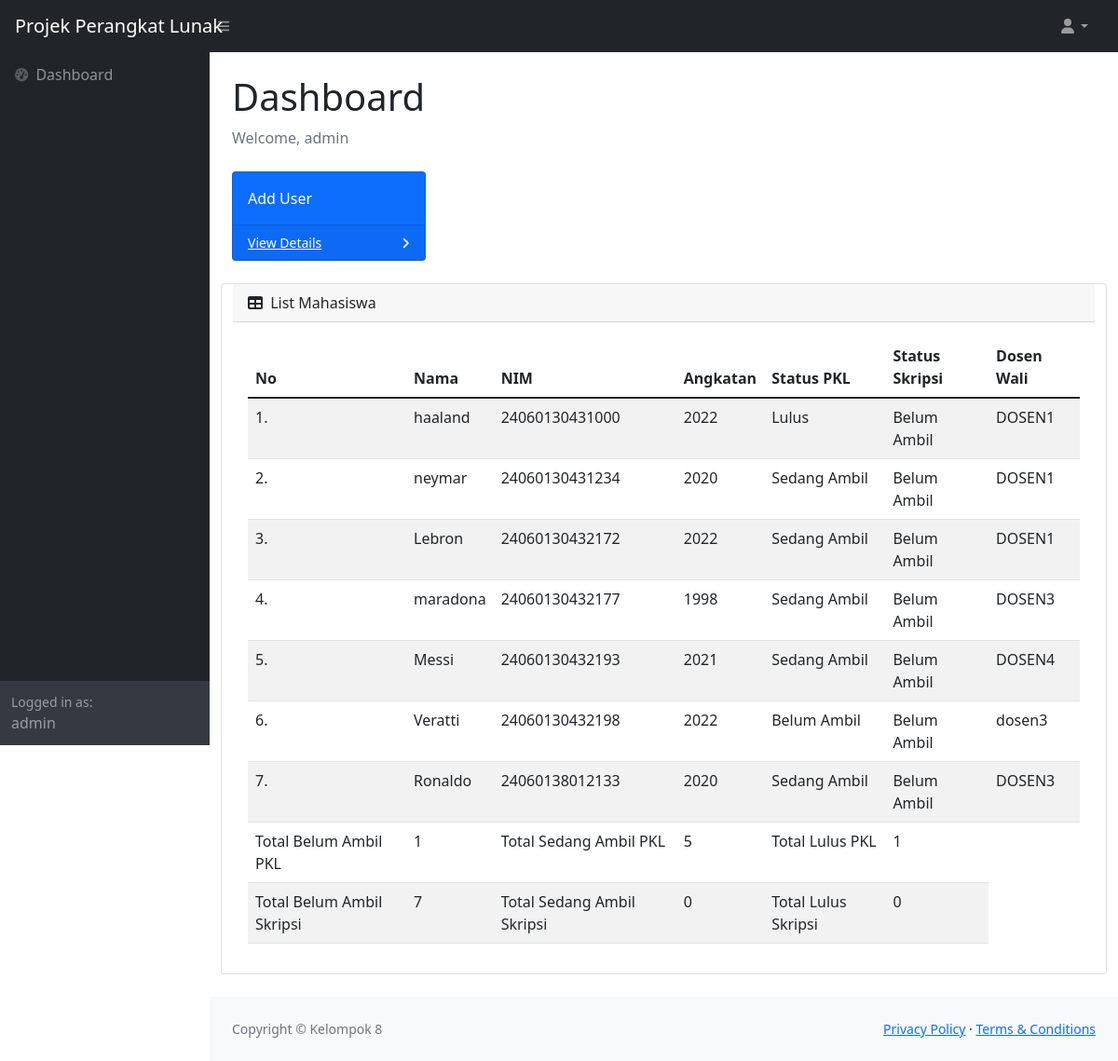
Screenshot of /admin/admin_home.php (signed in) with the database file from the repository.
### tables this page shows
CREATE TABLE `users` (
  `user_id` int(6) NOT NULL,
  `username` varchar(50) NOT NULL,
  `email` varchar(50) NOT NULL,
  `password` varchar(50) NOT NULL,
  `level` varchar(20) NOT NULL
);

CREATE TABLE `mahasiswa` (
  `nim` varchar(14) NOT NULL,
  `nama` char(100) NOT NULL,
  `alamat` varchar(100) DEFAULT NULL,
  `kota` char(50) DEFAULT NULL,
  `provinsi` char(50) DEFAULT NULL,
  `angkatan` int(4) DEFAULT NULL,
  `jalur_masuk` char(30) DEFAULT NULL,
  `email` varchar(30) DEFAULT NULL,
  `no_handphone` varchar(13) DEFAULT NULL,
  `status` char(20) DEFAULT NULL,
  `dosen_wali` char(50) DEFAULT NULL,
  `id_pkl_fk` varchar(6) DEFAULT NULL,
  `id_skripsi_fk` varchar(6) DEFAULT NULL,
  `semester` int(100) NOT NULL,
  `id_provinsi_fk` int(10) DEFAULT NULL,
  `id_kota_fk` int(10) DEFAULT NULL,
  `id_user_fk` int(6) DEFAULT NULL
);

CREATE TABLE `pkl` (
  `id_pkl` varchar(6) NOT NULL DEFAULT '0',
  `status_pkl` varchar(20) DEFAULT 'Belum Ambil',
  `nilai_pkl` varchar(100) DEFAULT '-',
  `nim_mahasiswa_fk` varchar(14) DEFAULT NULL
);

CREATE TABLE `skripsi` (
  `id_skripsi` varchar(6) NOT NULL DEFAULT '0',
  `status_skripsi` varchar(20) DEFAULT 'Belum Ambil',
  `tanggal_lulus` date DEFAULT NULL,
  `lama_studi` int(20) DEFAULT NULL,
  `nilai_skripsi` varchar(100) DEFAULT '-',
  `nim_mahasiswa_fk` varchar(14) DEFAULT NULL
);

### admin/admin_home.php (the view, shortened to what this page needs)
<!DOCTYPE html>
<html lang="en">
    <head>
        <link href="https://cdn.jsdelivr.net/npm/simple-datatables@latest/dist/style.css" rel="stylesheet" />
        <link href="../css/styles.css" rel="stylesheet" />
    </head>
    <?php
        require_once('../lib/db_login.php');
        $email=$_SESSION['email'];
        $query = "SELECT * FROM users WHERE email='$email'";
        $sql_ppl= mysqli_query($db, $query) or die (mysqli_error($db));
        $data = mysqli_fetch_array ($sql_ppl);
     ?>
    <body class="sb-nav-fixed">
        <nav class="sb-topnav navbar navbar-expand navbar-dark bg-dark">
            <a class="navbar-brand ps-3" href="index.html">Projek Perangkat Lunak</a>
            <button class="btn btn-link btn-sm order-1 order-lg-0 me-4 me-lg-0" id="sidebarToggle" href="#!"><i class="fas fa-bars"></i></button>
            <ul class="navbar-nav ms-auto ms-md-0 me-3 me-lg-4">
                <li class="nav-item dropdown">
                    <a class="nav-link dropdown-toggle" id="navbarDropdown" href="#" role="button" data-bs-toggle="dropdown" aria-expanded="false"><i class="fas fa-user fa-fw"></i></a>
                </li>
            </ul>
        </nav>
        <div id="layoutSidenav">
            <div id="layoutSidenav_nav">
                <nav class="sb-sidenav accordion sb-sidenav-dark" id="sidenavAccordion">
                    <div class="sb-sidenav-menu">
                        <div class="nav">
                            <a class="nav-link" href="dosen_home.php">
                                <div class="sb-nav-link-icon"><i class="fas fa-tachometer-alt"></i></div>
                                Dashboard
                            </a>
                        </div>
                    </div>
                    <div class="sb-sidenav-footer">
                        <div class="small">Logged in as:</div>
                        <?=$data['username']?>
                    </div>
                </nav>
            </div>
            <div id="layoutSidenav_content">
                <main>
                    <div class="container-fluid px-4">
                        <h1 class="mt-4">Dashboard</h1>
                        <ol class="breadcrumb mb-4">
                            <li class="breadcrumb-item active">Welcome, <?=$data['username']?></li>
                        </ol>
                        <div class="row">
                        <div class="row">
                            <div class="col-xl-3 col-md-6">
                                <div class="card bg-primary text-white mb-4">
                                    <div class="card-body">Add User</div>
                                    <div class="card-footer d-flex align-items-center justify-content-between">
                                        <a class="small text-white stretched-link" href="register.php">View Details</a>
                                        <div class="small text-white"><i class="fas fa-angle-right"></i></div>
                                    </div>
                                </div>
                            </div>
                        </div>
                        <div class="card mb-4">
                            <div class="card-header">
                                <i class="fas fa-table me-1"></i>
                                List Mahasiswa
                            </div>
                            <div class="card-body">
                            <table class="table table-striped" id="datatablesSimple">
                                    <thead>
                                        <tr>
                                            <th>No</th>
                                            <th>Nama</th>
                                            <th>NIM</th>
                                            <th>Angkatan</th>
                                            <th>Status PKL</th>
                                            <th>Status Skripsi</th>
                                            <th>Dosen Wali</th>
                                        </tr>
                                    </thead>
                                    <tbody>
                                    <?php
                                    require_once('../lib/db_login.php');
                                        $no = 1;
                                        $query = "SELECT *
                                                    FROM mahasiswa
                                                    INNER JOIN pkl ON
                                                    mahasiswa.id_pkl_fk = pkl.id_pkl
                                                    INNER JOIN skripsi ON
                                                    mahasiswa.id_skripsi_fk = skripsi.id_skripsi"
                                                    ;
                                        $result = mysqli_query($db, $query);
                                        $query2 = "SELECT *, COUNT(*) AS belum_ambil
                                                    FROM mahasiswa
                                                    INNER JOIN pkl ON
                                                    mahasiswa.id_pkl_fk = pkl.id_pkl
                                                    INNER JOIN skripsi ON
                                                    mahasiswa.id_skripsi_fk = skripsi.id_skripsi
                                                    WHERE status_pkl='belum ambil'"
                                                    ;
                                        $result2 = mysqli_query($db, $query2);
                                        $query3 = "SELECT *, COUNT(*) AS sedang_ambil
                                                    FROM mahasiswa
                                                    INNER JOIN pkl ON
                                                    mahasiswa.id_pkl_fk = pkl.id_pkl
                                                    INNER JOIN skripsi ON
                                                    mahasiswa.id_skripsi_fk = skripsi.id_skripsi
                                                    WHERE status_pkl='sedang ambil'"
                                                    ;
                                        $result3 = mysqli_query($db, $query3);
                                        $query4 = "SELECT *, COUNT(*) AS lulus
                                                    FROM mahasiswa
                                                    INNER JOIN pkl ON
                                                    mahasiswa.id_pkl_fk = pkl.id_pkl
                                                    INNER JOIN skripsi ON
                                                    mahasiswa.id_skripsi_fk = skripsi.id_skripsi
                                                    WHERE status_pkl='lulus'"
                                                    ;
                                        $result4 = mysqli_query($db, $query4);
                                        $query5 = "SELECT *, COUNT(*) AS belum_ambil
                                                    FROM mahasiswa
                                                    INNER JOIN pkl ON
                                                    mahasiswa.id_pkl_fk = pkl.id_pkl
                                                    INNER JOIN skripsi ON
                                                    mahasiswa.id_skripsi_fk = skripsi.id_skripsi
                                                    WHERE status_skripsi='belum ambil'"
                                                    ;
                                        $result5 = mysqli_query($db, $query5);
                                        $query6 = "SELECT *, COUNT(*) AS sedang_ambil
                                                    FROM mahasiswa
                                                    INNER JOIN pkl ON
                                                    mahasiswa.id_pkl_fk = pkl.id_pkl
                                                    INNER JOIN skripsi ON
                                                    mahasiswa.id_skripsi_fk = skripsi.id_skripsi
                                                    WHERE status_skripsi='sedang ambil'"
                                                    ;
                                        $result6 = mysqli_query($db, $query6);
                                        $query7 = "SELECT *, COUNT(*) AS lulus
                                                    FROM mahasiswa
                                                    INNER JOIN pkl ON
                                                    mahasiswa.id_pkl_fk = pkl.id_pkl
                                                    INNER JOIN skripsi ON
                                                    mahasiswa.id_skripsi_fk = skripsi.id_skripsi
                                                    WHERE status_skripsi='lulus'"
                                                    ;
                                        $result7 = mysqli_query($db, $query7);
                                    while($data = mysqli_fetch_array($result)){ ?>
                                        <tr>
                                            <td><?=$no++?>.</td>
                                            <td><?=$data['nama']?></td>
                                            <td><?=$data['nim']?></td>
                                            <td><?=$data['angkatan']?></td>
                                            <td><?=$data['status_pkl']?></td>
                                            <td><?=$data['status_skripsi']?></td>
                                            <td><?=$data['dosen_wali']?></td>
                                        </tr>
                                        <?php
                                            } while($data = mysqli_fetch_array($result2)){
                                        ?>
                                                <tr>
                                                    <td>Total Belum Ambil PKL</td>
                                                    <td><?=$data['belum_ambil']?></td>
                                        <?php
                                            } while($data = mysqli_fetch_array($result3)){
                                        ?>
                                                    <td>Total Sedang Ambil PKL</td>
                                                    <td><?=$data['sedang_ambil']?></td>
                                        <?php
                                            } while($data = mysqli_fetch_array($result4)){
                                        ?>
                                                    <td>Total Lulus PKL</td>
                                                    <td><?=$data['lulus']?></td>
                                                </tr>
                                        <?php
                                            } while($data = mysqli_fetch_array($result5)){
                                        ?>
                                                <tr>
                                                    <td>Total Belum Ambil Skripsi</td>
                                                    <td><?=$data['belum_ambil']?></td>
                                        <?php
                                            } while($data = mysqli_fetch_array($result6)){
                                        ?>
                                                    <td>Total Sedang Ambil Skripsi</td>
                                                    <td><?=$data['sedang_ambil']?></td>
                                        <?php
                                            } while($data = mysqli_fetch_array($result7)){
                                        ?>
                                                    <td>Total Lulus Skripsi</td>
                                                    <td><?=$data['lulus']?></td>
                                                </tr>
                                        <?php
                                            }
                                        ?>
                                    </tbody>
                                </table>
                            </div>
                        </div>
                    </div>
                </main>
                <footer class="py-4 bg-light mt-auto">
                    <div class="container-fluid px-4">
                        <div class="d-flex align-items-center justify-content-between small">
                            <div class="text-muted">Copyright &copy; Kelompok 8</div>
                            <div>
                                <a href="#">Privacy Policy</a>
                                &middot;
                                <a href="#">Terms &amp; Conditions</a>
                            </div>
                        </div>
                    </div>
                </footer>
            </div>
        </div>
    </body>
</html>

### rows the page displays
users: username "admin"
mahasiswa: nama "haaland", nim "24060130431000", angkatan "2022", id_pkl_fk.status_pkl "Lulus", id_skripsi_fk.status_skripsi "Belum Ambil", dosen_wali "DOSEN1", lulus "1", belum_ambil "7"
mahasiswa: nama "neymar", nim "24060130431234", angkatan "2020", id_pkl_fk.status_pkl "Sedang Ambil", id_skripsi_fk.status_skripsi "Belum Ambil", dosen_wali "DOSEN1", sedang_ambil "5"
mahasiswa: nama "Lebron", nim "24060130432172", angkatan "2022", id_pkl_fk.status_pkl "Sedang Ambil", id_skripsi_fk.status_skripsi "Belum Ambil", dosen_wali "DOSEN1"
mahasiswa: nama "maradona", nim "24060130432177", angkatan "1998", id_pkl_fk.status_pkl "Sedang Ambil", id_skripsi_fk.status_skripsi "Belum Ambil", dosen_wali "DOSEN3"
mahasiswa: nama "Messi", nim "24060130432193", angkatan "2021", id_pkl_fk.status_pkl "Sedang Ambil", id_skripsi_fk.status_skripsi "Belum Ambil", dosen_wali "DOSEN4"
mahasiswa: nama "Veratti", nim "24060130432198", angkatan "2022", id_pkl_fk.status_pkl "Belum Ambil", id_skripsi_fk.status_skripsi "Belum Ambil", dosen_wali "dosen3", belum_ambil "1"
mahasiswa: nama "Ronaldo", nim "24060138012133", angkatan "2020", id_pkl_fk.status_pkl "Sedang Ambil", id_skripsi_fk.status_skripsi "Belum Ambil", dosen_wali "DOSEN3"

### other values shown
$data['sedang_ambil'] "0"
$data['lulus'] "0"
